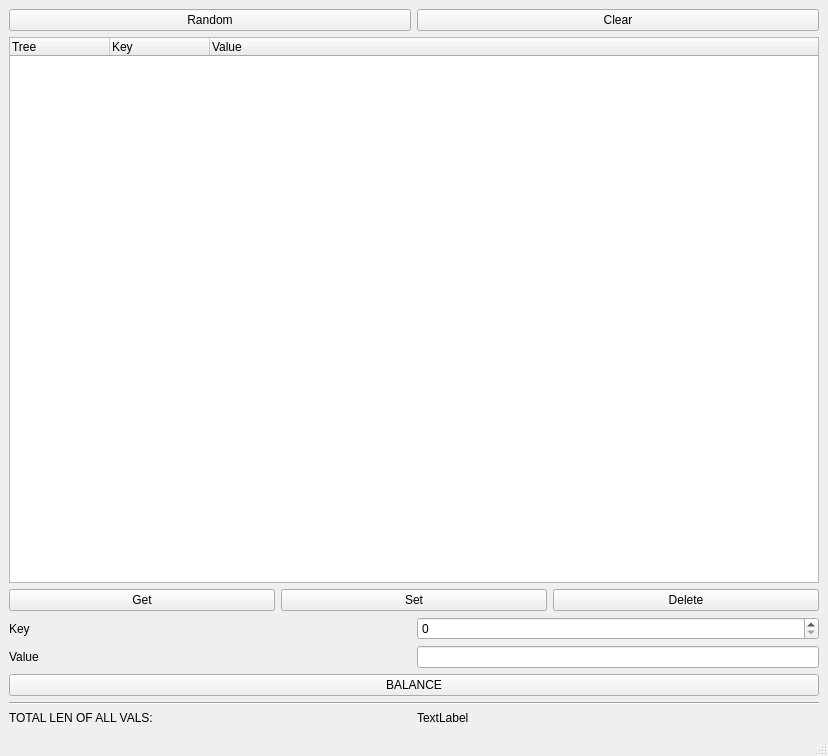
<?xml version="1.0" encoding="UTF-8"?>
<ui version="4.0">
 <class>MainWindow</class>
 <widget class="QMainWindow" name="MainWindow">
  <property name="geometry">
   <rect>
    <x>0</x>
    <y>0</y>
    <width>828</width>
    <height>756</height>
   </rect>
  </property>
  <property name="windowTitle">
   <string>MainWindow</string>
  </property>
  <widget class="QWidget" name="centralwidget">
   <layout class="QGridLayout" name="gridLayout">
    <item row="7" column="0">
     <widget class="QLabel" name="label_4">
      <property name="text">
       <string>Value</string>
      </property>
     </widget>
    </item>
    <item row="10" column="0">
     <widget class="QLabel" name="label">
      <property name="text">
       <string>TOTAL LEN OF ALL VALS:</string>
      </property>
     </widget>
    </item>
    <item row="7" column="1">
     <widget class="QLineEdit" name="value"/>
    </item>
    <item row="10" column="1">
     <widget class="QLabel" name="totlen">
      <property name="text">
       <string>TextLabel</string>
      </property>
     </widget>
    </item>
    <item row="1" column="0" colspan="2">
     <widget class="QTreeWidget" name="tree">
      <column>
       <property name="text">
        <string>Tree</string>
       </property>
      </column>
      <column>
       <property name="text">
        <string>Key</string>
       </property>
      </column>
      <column>
       <property name="text">
        <string>Value</string>
       </property>
      </column>
     </widget>
    </item>
    <item row="6" column="1">
     <widget class="QSpinBox" name="key">
      <property name="maximum">
       <number>999999999</number>
      </property>
     </widget>
    </item>
    <item row="0" column="0">
     <widget class="QPushButton" name="randBtn">
      <property name="sizePolicy">
       <sizepolicy hsizetype="Minimum" vsizetype="Fixed">
        <horstretch>1</horstretch>
        <verstretch>0</verstretch>
       </sizepolicy>
      </property>
      <property name="text">
       <string>Random</string>
      </property>
     </widget>
    </item>
    <item row="0" column="1">
     <widget class="QPushButton" name="clearBtn">
      <property name="sizePolicy">
       <sizepolicy hsizetype="Minimum" vsizetype="Fixed">
        <horstretch>1</horstretch>
        <verstretch>0</verstretch>
       </sizepolicy>
      </property>
      <property name="text">
       <string>Clear</string>
      </property>
     </widget>
    </item>
    <item row="2" column="0" colspan="2">
     <layout class="QHBoxLayout" name="horizontalLayout">
      <item>
       <widget class="QPushButton" name="getBtn">
        <property name="text">
         <string>Get</string>
        </property>
       </widget>
      </item>
      <item>
       <widget class="QPushButton" name="setBtn">
        <property name="text">
         <string>Set</string>
        </property>
       </widget>
      </item>
      <item>
       <widget class="QPushButton" name="delBtn">
        <property name="text">
         <string>Delete</string>
        </property>
       </widget>
      </item>
     </layout>
    </item>
    <item row="9" column="0" colspan="2">
     <widget class="Line" name="line">
      <property name="orientation">
       <enum>Qt::Horizontal</enum>
      </property>
     </widget>
    </item>
    <item row="6" column="0">
     <widget class="QLabel" name="label_3">
      <property name="text">
       <string>Key</string>
      </property>
     </widget>
    </item>
    <item row="8" column="0" colspan="2">
     <widget class="QPushButton" name="balanceBtn">
      <property name="text">
       <string>BALANCE</string>
      </property>
     </widget>
    </item>
   </layout>
  </widget>
  <widget class="QMenuBar" name="menubar">
   <property name="geometry">
    <rect>
     <x>0</x>
     <y>0</y>
     <width>828</width>
     <height>22</height>
    </rect>
   </property>
  </widget>
  <widget class="QStatusBar" name="statusbar"/>
 </widget>
 <resources/>
 <connections/>
</ui>
